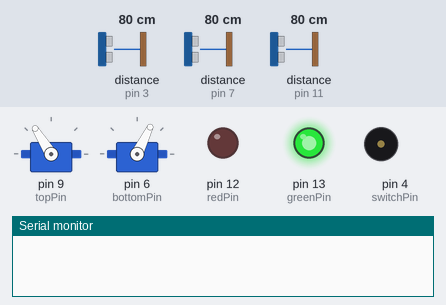
A sketch run on a simulated Arduino Uno, built with avr-gcc and run on an emulated ATmega328P. Shown: 2 × servo, output pins drawn as LEDs (lit = HIGH), buzzer (waves = sounding), the last lines printed to the serial monitor. Wiring (inferred from the names in the program): 3 × ultrasonic range finder: trigger pin 2, echo pin 3 / trigger pin 5, echo pin 7 / trigger pin 10, echo pin 11. The test bench sets the inputs (shaded band); at power-on: distance to the obstacle (sensors on pin 3, pin 11, pin 7) 80 cm. The echo pulse lasts 58.3 µs per cm; pins used as bus, display or sensor lines are not drawn.

Above: at 2.8 s.
2.9 s: distance to the obstacle (sensor on pin 3) set to 18 cm
5.6 s: distance to the obstacle (sensor on pin 3) set to 13 cm
At 8.7 s:
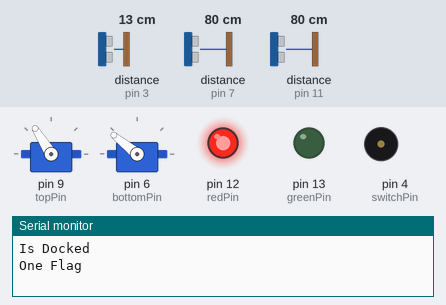
9.5 s: distance to the obstacle (sensor on pin 11) set to 18 cm
13.2 s: distance to the obstacle (sensor on pin 11) set to 14 cm
At 17.2 s:
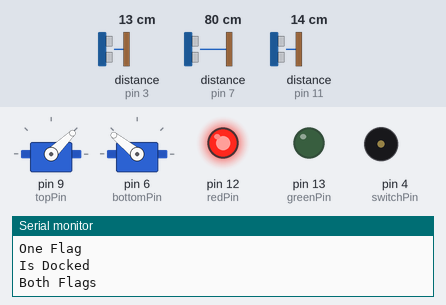
17.5 s: distance to the obstacle (sensor on pin 11) set to 35 cm
At 21.1 s:
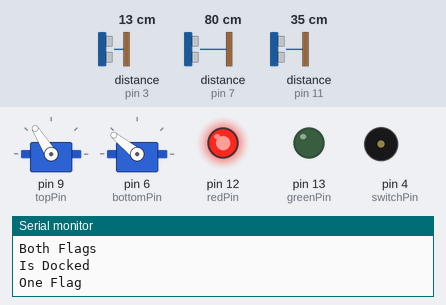
21.6 s: distance to the obstacle (sensor on pin 3) set to 35 cm
At 23.3 s:
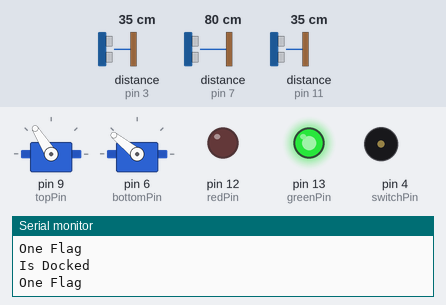
Timing chart, 0 to 25.8 s (numbered marks = the images above; inputs shaded):
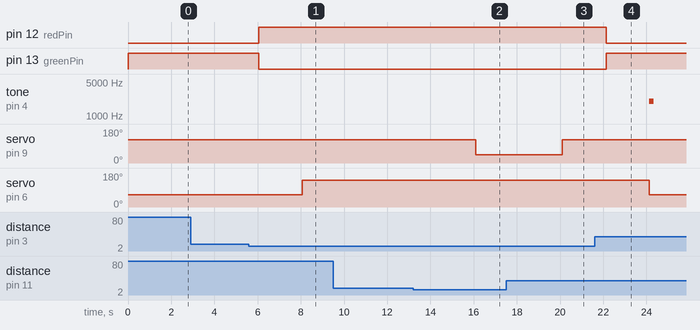

Measured:
- the behaviour switches between 16 and 15 cm on distance to the obstacle (sensor on pin 3) (found by bisection; images 0 and 1)
- the behaviour switches between 16 and 15 cm on distance to the obstacle (sensor on pin 11) (found by bisection; images 1 and 2)
- after the input at 2.9 s, every drawn part: stays the same
- after the input at 5.6 s, pin 12 (redPin): LOW → HIGH after 0.46 s; pin 13 (greenPin): HIGH → LOW after 0.46 s; servo on pin 6 (bottomPin): 64° → 141° after 2.5 s
- after the input at 13.2 s, servo on pin 9 (topPin): 122° → 44° after 2.9 s
- after the input at 17.5 s, servo on pin 9 (topPin): 44° → 122° after 2.6 s
- after the input at 21.6 s, pin 12 (redPin): HIGH → LOW after 0.53 s; pin 13 (greenPin): LOW → HIGH after 0.53 s; tone on pin 4 (switchPin): silent → 2000 Hz after 2.5 s, → silent 0.20 s later; servo on pin 6 (bottomPin): 141° → 64° after 2.5 s

The sketch:

project2.ino
```cpp
#include <Servo.h>

Servo top;  // create servo object to control a servo
Servo bottom;

//===================== Define Pins =================
const int topPin = 9;
const int bottomPin = 6;

const int redPin = 12;
const int greenPin = 13;

const int switchPin = 4; //for reed switch/magnetic sensor
const int openPosBottom = 2000; //for servo
const int closePosBottom = 1200;
const int openPosTop = 1000;
const int closePosTop = 1800; //for servo


const int pingPin1 = 2; //1 is the front sensor
const int echoPin1 = 3;

const int pingPin2 = 10;
const int echoPin2 = 11;

const int pingPin3 = 5;
const int echoPin3 = 7;

const int buzzPin = 4;

//===================== Define Variables =================
bool isDocked;
int buzz = 0; //piezo buzzer status (0,1,3)

long duration1; //ultrasonic sensor 1
long inches1;
long duration2; //2
long inches2;
long duration3; //3
long inches3;


//===================== Set up =================
void setup() {
  top.attach(topPin);
  bottom.attach(bottomPin);
  pinMode(topPin, OUTPUT);
  pinMode(bottomPin, OUTPUT);
  pinMode(switchPin, INPUT);

  pinMode(pingPin1, OUTPUT);
  pinMode(echoPin1, INPUT);
  pinMode(pingPin2, OUTPUT);
  pinMode(echoPin2, INPUT);
  pinMode(pingPin3, OUTPUT);
  pinMode(echoPin3, INPUT);

  pinMode(greenPin, OUTPUT); //green starts on
  digitalWrite(greenPin, HIGH);
  pinMode(redPin, OUTPUT); //red starts off
  digitalWrite(redPin, LOW);

  top.writeMicroseconds(closePosTop); //both servos start closed
  bottom.writeMicroseconds(closePosBottom);

  Serial.begin(115200);
}

//===================== Loooooop =================
void loop() {

  //Ultrasonic Sensor 1 (flag 1)
  digitalWrite(pingPin1, LOW);
  digitalWrite(pingPin2, LOW);
  delayMicroseconds(2);
  digitalWrite(pingPin1, HIGH); //trigger pin 1 sends signal
  delayMicroseconds(2);
  digitalWrite(pingPin1, LOW); //trigger pin 1 is off
  duration1 = pulseIn(echoPin1, HIGH); //function returns the time it took for signal to come back
  inches1 = microsecondsToInches(duration1);

  //Ultrasonic Sensor 2 (flag 2)
  digitalWrite(pingPin2, HIGH); //trigger pin 2 sends signal
  delayMicroseconds(2);
  digitalWrite(pingPin2, LOW);//trigger pin 2 is off
  duration2 = pulseIn(echoPin2, HIGH);
  inches2 = microsecondsToInches(duration2);

  //Ultrasonic Sensor 3 (check if docked)
  digitalWrite(pingPin3, HIGH); //trigger pin 2 sends signal
  delayMicroseconds(2);
  digitalWrite(pingPin3, LOW);//trigger pin 2 is off
  duration3 = pulseIn(echoPin3, HIGH);
  inches3 = microsecondsToInches(duration3);

  /*
    Serial.print("sensor 1: ");
    Serial.print(inches1);
    Serial.println("");
    Serial.print("sensor 2: ");
    Serial.print(inches2);
    Serial.println(""); //for debugging
    Serial.print("sensor 3: ");
    Serial.print(inches3);
  */

  if (inches1 <= 5 || inches2 <= 5 || inches3 <= 8) { //if any flags or body of vehicle is detected
    isDocked = true;
    digitalWrite(greenPin, LOW);
    digitalWrite(redPin, HIGH);
    delay(2000);
    Serial.println("Is Docked");

  }
  else {
    isDocked = false;
    digitalWrite(greenPin, HIGH);
    digitalWrite(redPin, LOW);
    delay(2000);
  }


  if (isDocked) { //if docked

    if (inches1 <= 5 & inches2 <= 5) { //both flags, drop 3 balls
      top.writeMicroseconds(openPosTop);
      bottom.writeMicroseconds(openPosBottom);
      Serial.println("Both Flags");
      buzz = 3;
    }
    else if (inches1 <= 5 & inches2 > 5) { //only 1 flag, drop 1 ball
      top.writeMicroseconds(closePosTop);
      bottom.writeMicroseconds(openPosBottom);
      Serial.println("One Flag");
      buzz = 1;
    }
    else { //no flag
      top.writeMicroseconds(closePosTop);
      bottom.writeMicroseconds(closePosBottom);
      Serial.println("No Flag");
      buzz = 0;
    }
  }//end if isDocked

  else { //not docked
    top.writeMicroseconds(closePosTop);
    bottom.writeMicroseconds(closePosBottom);

    if (buzz == 1) {
      tone(buzzPin, 2000);
      delay(200);
      noTone(buzzPin);
      delay(200);
      buzz = 0;
    }
    else if (buzz == 3) {
      tone(buzzPin, 2000); //once
      delay(200);
      noTone(buzzPin);
      delay(200);
      tone(buzzPin, 2000); //twice
      delay(200);
      noTone(buzzPin);
      delay(200);
      tone(buzzPin, 2000); //thrice
      delay(200);
      noTone(buzzPin);
      delay(200);
      buzz = 0;
    }

  }//end else !isDocked


}//end looooooop


long microsecondsToInches(long microseconds) { //using the speed of sound and the time elapsed before echo pin picks up the trigger ping, calculate distance traveled
  return microseconds / 74 / 2;
}
```
